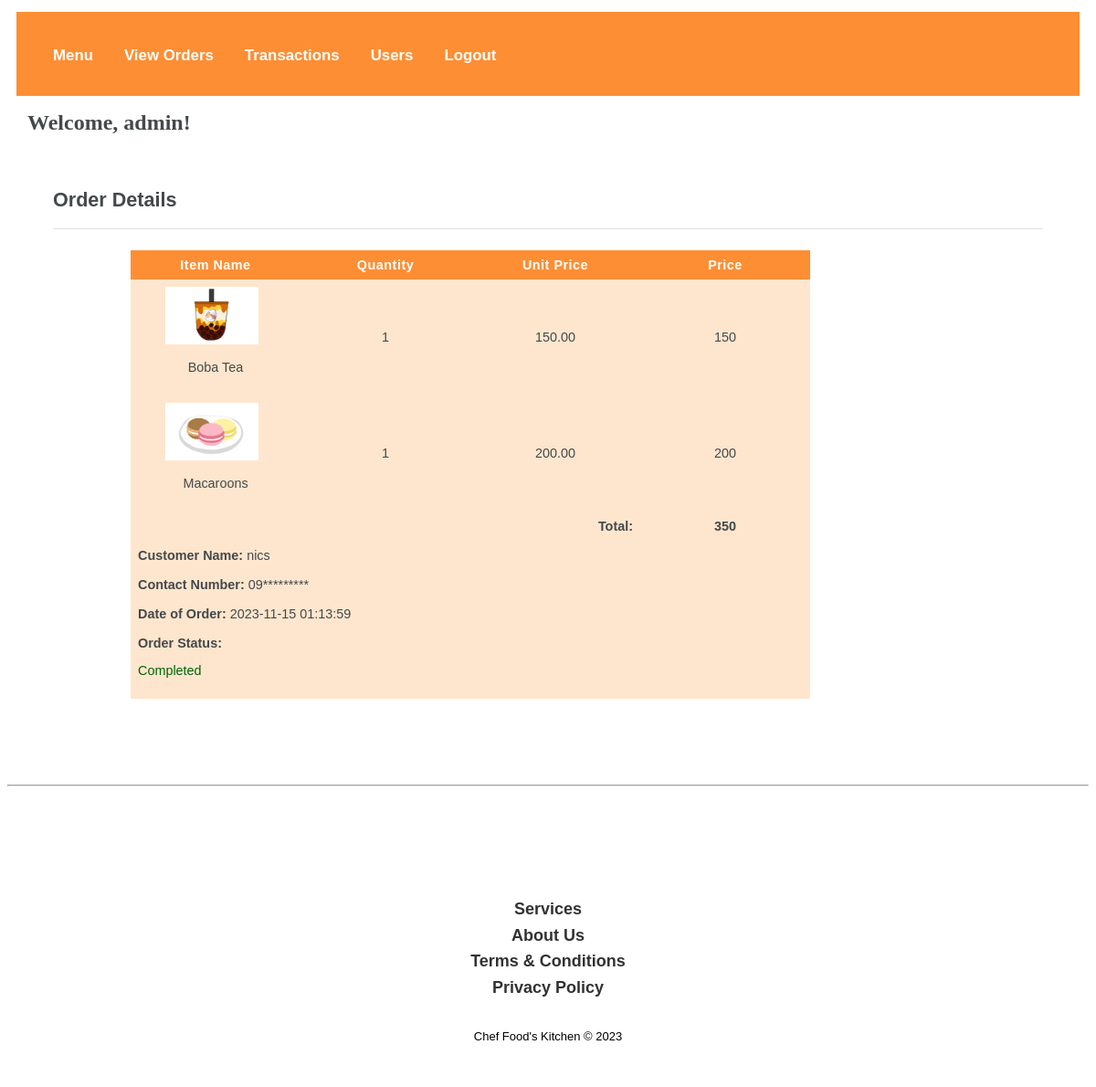
The page /orderdetails.php?id=24 (signed in) on the database its author committed.
### tables this page shows
CREATE TABLE `tblproduct` (
  `id` int(8) NOT NULL,
  `name` varchar(255) NOT NULL,
  `code` varchar(255) NOT NULL,
  `image` text NOT NULL,
  `price` double(10,2) NOT NULL,
  `item_status` varchar(255) DEFAULT NULL
);

CREATE TABLE `transactions` (
  `tid` int(8) NOT NULL,
  `cusname` varchar(255) NOT NULL,
  `item_name` varchar(255) NOT NULL,
  `item_quantity` varchar(255) NOT NULL,
  `total` int(8) NOT NULL,
  `tdate` datetime NOT NULL,
  `order_status` int(8) NOT NULL COMMENT '1 - Pending, 2 - Cancelled, 3 - Finished'
);

### php/dbcontroller.php (called while the page is built, shortened)
<?php
class DBController {
	private $host = "localhost";
	private $user = "root";
	private $password = "";
	private $database = "testing";
	private $conn;
	function __construct() {
		$this->conn = $this->connectDB();
	}
	function connectDB() {
		$conn = mysqli_connect($this->host,$this->user,$this->password,$this->database);
		return $conn;
	}
	function runQuery($query) {
		$result = mysqli_query($this->conn,$query);
		while($row=mysqli_fetch_assoc($result)) {
			$resultset[] = $row;
		}
		if(!empty($resultset))
			return $resultset;
	}
	function getItemImage($code){
		$result = mysqli_query($this->conn, "SELECT * FROM tblproduct WHERE code = '$code'");
		while($row=mysqli_fetch_assoc($result)) {
			return $row;
		}
	}
}
?>

### php/details.php (the view, shortened to what this page needs)
<?php
    $db_handle = new DBController();
    $order_id = $_GET['id'];
    $order = $db_handle->runQuery("SELECT * FROM transactions WHERE tid = '$order_id'");
    $a = 0;
    foreach($order as $key => $value){
        $items = json_decode($order[$key]['item_name'], true);
        $quantity = json_decode($order[$key]['item_quantity'], true);
            foreach($items as $item){
                $result = $db_handle->getItemImage($item);
               ?>
                <tr>
                    <td><img src="<?php echo $result['image'];?>" width="60%" height="60%" style="margin: 0 30px 0 30px;"><p style="text-align: center;"><?php echo $result['name'];?></p></td>
                    <td style="text-align:center;"><?php echo $quantity[$a];?></td>
                    <td style="text-align:center;"><?php echo $result['price'];?></td>
                    <td style="text-align:center;"><?php echo $result['price']*$quantity[$a];?></td>
               <?php
               $a++;
            }
        ?>
            </tr>
        <?php
    }
?>

### orderdetails.php (shortened to what this page needs)
<?php
    require_once("php/dbcontroller.php");
?>
<!DOCTYPE html>
<html lang="en">
<head>
    <link rel="stylesheet" href="https://cdnjs.cloudflare.com/ajax/libs/ionicons/2.0.1/css/ionicons.min.css">
</head>
<body>
    <div class="container">
        <?php include('php/nav.php')?><br>
        <div class="titletxt">&nbsp;&nbsp;Welcome, <?php echo $_SESSION['username'];?>!</div>
        <div class="transactions">
        <div id="product-grid">
            <div class="txt-heading"><h1>Order Details</h1></div>
                <div class="details">
                    <table class="tbl-details" cellpadding="8" cellspacing="1">
                        <tbody>
                            <tr>
                                <th style="text-align:center;">Item Name</th>
                                <th style="text-align:center;" width="25%">Quantity</th>
                                <th style="text-align:center;" width="25%">Unit Price</th>
                                <th style="text-align:center;" width="25%">Price</th>
                            </tr>
                            <?php include('php/details.php')?>
                            <tr>
                                <td colspan="3" align="right"><strong>Total:</strong></td>
                                <td align="center"><strong><?php echo $order[$key]['total'];?></strong></td>
                            </tr>
                            <tr>
                                <td colspan="4" align="left"><strong>Customer Name: </strong><?php echo $order[$key]['cusname'];?></td>
                            </tr>
                            <tr>
                                <td colspan="4" align="left"><strong>Contact Number: </strong>09*********</td>
                            </tr>
                            <tr>
                                <td colspan="4" align="left"><strong>Date of Order: </strong><?php echo $order[$key]['tdate'];?></td>
                            </tr>
                            <tr>
                                <td colspan="4" align="left"><strong>Order Status: </strong>
                                    <?php
                                        if($order[$key]['order_status']==1){ echo "<p style='color: #FABD02;'>Pending</p>";}
                                        else if($order[$key]['order_status']==2){ echo "<p style='color: #FF0000;'>Cancelled</p>";}
                                        else if($order[$key]['order_status']==3){ echo "<p style='color: #006400;'>Completed</p>";}
                                    ?>
                                </td>
                            </tr>
                        </tbody>
                    </table>
                </div>
            </div>
        </div>
    </div>
    <br><br>
        <hr>
    <div class="footer-basic">
        <footer>
            <div class="social"><a href="#"></a><a href="#"></a><a href="#"></a><a href="#"></a></div>
            <ul class="list-inline">
                <li class="list-inline-item"><a href="#"><b>Services</a></li>
                <li class="list-inline-item"><a href="#">About Us</a></li>
                <li class="list-inline-item"><a href="#">Terms & Conditions</a></li>
                <li class="list-inline-item"><a href="#">Privacy Policy</b></a></li>
            </ul>
            <br>
            <p class="copyright">Chef Food's Kitchen © 2023</p>
        </footer>
    </div>
</body>
</body>
</html>

### rows shown on the page
transactions: item_quantity "1", total "350", cusname "nics", tdate "2023-11-15 01:13:59"
tblproduct: image (picture), name "Boba Tea", price "150.00", $result['price']*$quantity[$a] "150"
tblproduct: image (picture), name "Macaroons", price "200.00", $result['price']*$quantity[$a] "200"

### other values the page prints
$_SESSION['username'] "admin"
